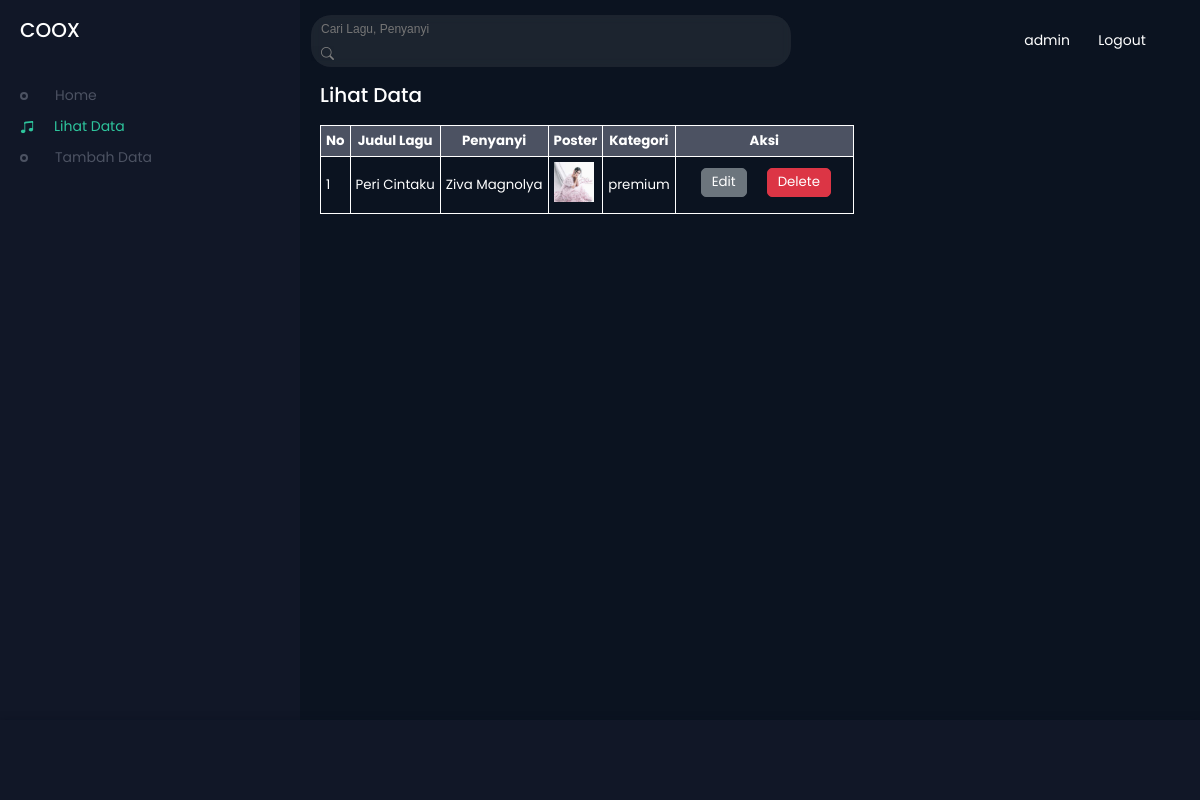
The app's page /lihat_data.php?keyword=Peri Cintaku (signed in) with its own data.
### tables this page shows
CREATE TABLE `user` (
  `id_user` int(11) NOT NULL,
  `username` varchar(255) NOT NULL,
  `password` varchar(255) NOT NULL
);

CREATE TABLE `lagu` (
  `id_lagu` int(11) NOT NULL,
  `judul_lagu` varchar(255) NOT NULL,
  `penyanyi` varchar(255) NOT NULL,
  `file_poster` varchar(255) NOT NULL,
  `file_lagu` varchar(255) NOT NULL,
  `kategori` varchar(255) NOT NULL
);

### lihat_data.php (the view, shortened to what this page needs)
<?php
    include "koneksi.php";
    $data = [];
    if (isset($_GET['keyword'])) {
        $keyword = $_GET['keyword'];
        $sql = "SELECT * FROM lagu WHERE
        (judul_lagu LIKE '%$keyword%' or
        penyanyi LIKE '%$keyword%' or
        kategori LIKE '%$keyword%')";
        $query = mysqli_query($konek,$sql) or die(mysqli_error($konek));
        while ($row = mysqli_fetch_assoc($query)) {
            $data[] = $row;
        }
    } else {
        $sql =  "SELECT * FROM lagu";
        $query = mysqli_query($konek,$sql) or die(mysqli_error($konek));
        while ($row = mysqli_fetch_assoc($query)) {
            $data[] = $row;
        }
    }
    $id_user = $_SESSION['id_user'];
    $sql = "SELECT * FROM user WHERE id_user='$id_user'";
    $query = mysqli_query($konek,$sql) or die(mysqli_error($konek));
    $user = mysqli_fetch_assoc($query);
?>
<!DOCTYPE html>
<html lang="en">
<head>
    <link rel="stylesheet" href="style.css">
    <link rel="stylesheet" href="https://cdn.jsdelivr.net/npm/bootstrap-icons@1.10.2/font/bootstrap-icons.css">
</head>
<body>
    <header>
        <div class="menu-side">
            <h1>COOX</h1>
            <div class="playlist">
                <?php if (isset($_SESSION['id_user']) && $id_user == 1) : ?>
                    <h4><a href="index.php"><span></span><i class="bi bi-music-note-beamed"></i>Home</a></h4>
                    <h4 class="active"><a href="lihat_data.php"><span></span><i class="bi bi-music-note-beamed"></i>Lihat Data</a></h4>
                    <h4><a href="tambah_data.php"><span></span><i class="bi bi-music-note-beamed"></i>Tambah Data</a></h4>
                <?php else : ?>
                    <h4><a href="index.php"><span></span><i class="bi bi-music-note-beamed"></i>Home</a></h4>
                    <h4><a href="hubungi_kami.php"><span></span><i class="bi bi-music-note-beamed"></i>Hubungi Kami</a></h4>
                <?php endif; ?>
            </div>
        </div>
        <div class="song-side">
            <nav>
                <div class="search">
                    <form action="" method="get">
                        <input type="text" name="keyword" id="keyword" autocomplete="off" placeholder="Cari Lagu, Penyanyi">
                        <button type="submit"><i class="bi bi-search"></i></button>
                    </form>
                </div>
                <div class="user">
                    <?php if (isset($_SESSION['id_user'])) : ?>
                        <div><?= $user['username'] ?></div>
                        <div><a href="logout.php">Logout</a></div>
                    <?php else : ?>
                        <div><a href="register.php">Register</a></div>
                        <div><a href="login.php">Login</a></div>
                    <?php endif; ?>
                </div>
            </nav>
            <div id="container" class="menu-song">
                <h1>Lihat Data</h1>
                <table border="1">
                    <tr>
                        <th>No</th>
                        <th>Judul Lagu</th>
                        <th>Penyanyi</th>
                        <th>Poster</th>
                        <th>Kategori</th>
                        <th>Aksi</th>
                    </tr>
                    <?php $i = 1; ?>
                    <?php foreach($data as $song) : ?>
                        <tr>
                            <td><?= $i++ ?></td>
                            <td><?= $song['judul_lagu'] ?></td>
                            <td><?= $song['penyanyi'] ?></td>
                            <td><img width="40px" heigth="40px" src="img/<?= $song['file_poster'] ?>"></td>
                            <td><?= $song['kategori'] ?></td>
                            <td>
                                <form action="edit.php" method="post">
                                    <button type="submit" name="submit" id="edit">Edit</button>
                                </form>
                                <form onclick="confirm('Are you sure?')" action="proses_delete.php" method="post">
                                    <button type="submit" name="submit" id="delete">Delete</button>
                                </form>
                            </td>
                        </tr>
                    <?php endforeach; ?>
                </table>
            </div>
        </div>
        <div class="master-play">
        </div>
    </header>
</body>
</html>

### style.css (style rules this page uses)
* { padding: 0px; margin: 0px; box-sizing: border-box; }
body { width: 100%; height: 100vh; background-color: #131312; font-family: 'Poppins', sans-serif; display: flex; align-items: center; justify-content: center; }
header { width: 100%; height: 100%; display: flex; flex-wrap: wrap; overflow: hidden; }
header .menu-side, .song-side { position: relative; width: 25%; height: 90%; background-color: #111727; box-shadow: 5px 0px 2px #090f1f; color: white; }
header .song-side { width: 75%; background: #0b1320; }
header .master-play { width: 100%; height: 10%; background: #111727; box-shadow: 0px 3px 8px #090f1f; }
header .menu-side h1 { font-size: 20px; margin: 15px 0px 0px 20px; font-weight: 500; }
header .menu-side .playlist { margin: 40px 0px 0px 20px; }
header .menu-side .playlist h4 a { font-size: 14px; font-weight: 400; padding-bottom: 10px; color: #4c5262; transition: .3s linear; cursor: pointer; display: flex; align-items: center; text-decoration: none; }
header .menu-side .playlist h4 a .bi { display: none; }
header .menu-side .playlist .active a { color: #2EC49C; }
header .menu-side .playlist .active a .bi { display: flex; margin-right: 20px; }
header .master-play { position: fixed; bottom: 0; display: flex; align-items: center; padding: 0px 20px; }
header .song-side { overflow-y: scroll; }
header .song-side::before { content: ''; position: absolute; width: 100%; height: 300px; }
header .song-side nav { position: fixed; width: 100%; height: 10%; margin: auto; display: flex; align-items: center; justify-content: space-between; background-color: #0b1320; z-index: 2; }
header .song-side nav .search { position: relative; width: 40%; padding: 1px 1px; border-radius: 20px; color: gray; margin-left: 10px; }
header .song-side nav .search::before { content: ''; position: absolute; width: 100%; height: 100%; border-radius: 20px; background: rgb(184,184,184,.1); backdrop-filter: blur(5px); z-index: -1; }
header .song-side nav .search form button { background-color: rgb(0,0,0,.01); border: none; color: gray; }
header .song-side nav .search form button .bi { font-size: 13px; padding: 3px 0px 0px 10px; }
header .song-side nav .search form input { background: none; outline: none; border: none; padding: 0px 315px 0px 10px; color: white; font-size: 12px; }
header .song-side nav .user { font-size: 14px; position: relative; width: 150px; height: 30px; margin-right: 340px; display: flex; align-items: center; justify-content: space-around; }
header .song-side nav .user div a { color: white; text-decoration: none; }
header .song-side .menu-song { position: relative; width: 100%; height: 300px; margin-top: 75px; }
header .song-side .menu-song table tr td form { float: left; }
header .song-side .menu-song table tr td form #edit { box-sizing: border-box; -webkit-appearance: none; -moz-appearance: none; appearance: none; background-color: #6c757d; border: 1px solid #6c757d; border-radius: 5px; cursor: pointer; align-self: center; line-height: 0.5; padding: 10px; text-decoration: none; text-align: center; font-family: 'Poppins', sans-serif; transition: box-shadow 300ms ease-in-out, color 300ms ease-in-out; color: white; outline: none; }
header .song-side .menu-song table tr td form #delete { box-sizing: border-box; -webkit-appearance: none; -moz-appearance: none; appearance: none; background-color: #dc3545; border: 1px solid #dc3545; border-radius: 5px; cursor: pointer; align-self: center; line-height: 0.5; padding: 10px; text-decoration: none; text-align: center; font-family: 'Poppins', sans-serif; transition: box-shadow 300ms ease-in-out, color 300ms ease-in-out; color: white; outline: none; margin-right : 17px; }
header .song-side .menu-song h1 { font-size: 20px; font-weight: 500; padding: 5px 0px 10px 20px; font-style: inherit; }
header .song-side .menu-song form { padding: 5px 0px 10px 20px; }
header .song-side .menu-song table { margin: 5px 0px 10px 20px; border-collapse: collapse; font-size: 10pt; border: 1px solid white; }
header .song-side .menu-song table tr td { padding: 5px; height: 25px; }
header .song-side .menu-song table tr th { background-color: #4c5262; color: white; height: 30px; padding: 5px; }

### records on screen
user: username "admin"
lagu: judul_lagu "Peri Cintaku", penyanyi "Ziva Magnolya", file_poster (picture), kategori "premium"
